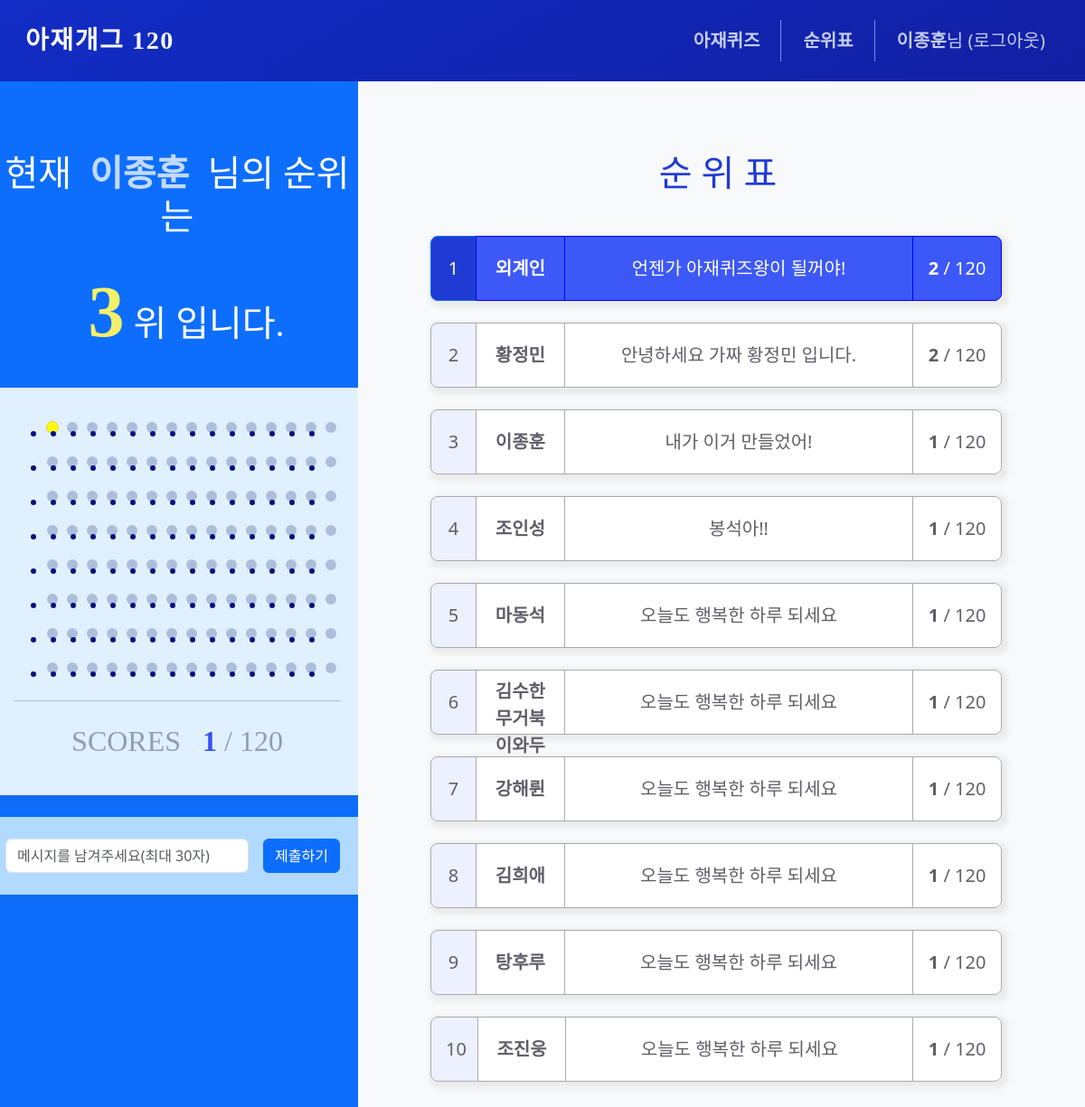
The page /rank/status/ (signed in) on the database its author committed.
### homepage/models.py (models this page shows)
class Users(db.Model):
    __tablename__ = 'users'
    id = db.Column(db.Integer, primary_key=True)
    username = db.Column(db.String(50), unique=True, nullable=False)
    password = db.Column(db.String(200), nullable=False)
    email = db.Column(db.String(120), unique=True, nullable=False)
    comment = db.Column(db.String(20), nullable=True)
    @classmethod
    def get_users_data(cls):
        users = cls.query.join(Solved, cls.id == Solved.user_id).group_by(cls.id).order_by(
            db.func.count(Solved.quiz_id).desc()
        ).all()
        for user in users:
            user.comment = user.comment or '오늘도 행복한 하루 되세요'
            user.quiz_id_count = Solved.query.filter_by(user_id=user.id).count()
        return users

### homepage/views/rank_views.py (the view)
@bp.route('/status/', methods=('GET', 'POST'))
@login_required
def rank():
    solved = Solved.query.filter_by(user_id=g.user.id).all()
    solved_quiz_ids = []
    for solve in solved:
        solved_quiz_ids.append(solve.quiz_id)
    all_user_data = Users.get_users_data()
    form = RankForm()
    if request.method == 'POST' and form.validate_on_submit():
        user = Users.query.filter_by(id=g.user.id).first()
        user.comment = form.comment.data
        db.session.commit()
        return redirect(url_for('rank.rank'))
    return render_template('rank/rank.html', solved_quiz_ids=solved_quiz_ids, all_user_data=all_user_data, form = form)

### homepage/forms.py
class RankForm(FlaskForm):
    comment = StringField('코멘트', validators=[DataRequired(), Length(max=30, message='글자수는 최대 30자까지 가능합니다.')])

### homepage/views/auth_views.py (called while the page is built)
@bp.before_app_request
def load_logged_in_user():
    user_id = session.get('user_id')
    if user_id is None:
        g.user = None
    else:
        g.user = Users.query.get(user_id)

def login_required(view):
    @functools.wraps(view)
    def wrapped_view(*args, **kwargs):
        if g.user is None:
            _next = request.url if request.method == 'GET' else ''
            return redirect(url_for('auth.login', next=_next))
        return view(*args, **kwargs)
    return wrapped_view

### homepage/templates/rank/rank.html (shortened to what this page needs)
{% extends 'base.html' %}
{% block content %}
<link rel="stylesheet" href="https://cdnjs.cloudflare.com/ajax/libs/meyer-reset/2.0/reset.min.css" />
<div class="nav-background-behind"></div>
<div class="container-fruid whole_wrap">
    <div class="row">
        <div class="col-lg-4 quiz_wrap bg-primary">
            <div class="d-flex flex-wrap justify-content-center align-items-start mx-3 my-4 p-3">
                <div class="container-fruid ms-2">
                    <div class="mx-2 my-4 text-center">
                        {% if solved_quiz_ids == [] %}
                            <h1 class="rank-text-user">현재&nbsp;&nbsp;<b class="text-white text-opacity-75">{{
                                    g.user.username }}</b>&nbsp;&nbsp;님은</h1>
                            <h1 class="rank-text-user">풀어낸 퀴즈가 없습니다.</h1>
                        {% else %}
                            <h1 class="rank-text-user">현재&nbsp;&nbsp;<b class="text-white text-opacity-75">{{
                                    g.user.username }}</b>&nbsp;&nbsp;님의 순위는</h1>
                            <h1 class="rank-text-user"><b class="rank-number-user">
                                    {% for user in all_user_data %}{% if user.id == g.user.id %}{{ loop.index }}{% endif
                                    %}{% endfor %}</b>위 입니다.</h1>
                        {% endif %}
                    </div>
                    <div class="rank-scores-box">
                        <div class="">
                            {% for i in range(1, 9)%}
                            <ul class="circles">
                                {% for j in range((15*(i-1))+1,(15*(i-1))+16) %}
                                {% if j in solved_quiz_ids %}
                                <li class="rank-circle-solved" id="score{{ j }}"></li>
                                {% else %}
                                <li class="rank-circle" id="score{{ j }}"></li>
                                {% endif %}
                                {% endfor %}
                            </ul>
                            {% endfor %}
                        </div>
                        <div class="text-center rank-scores-text">
                            <h2>SCORES&nbsp;&nbsp;&nbsp;<b class="rank-scores-number">{{
                                    solved_quiz_ids|length }}</b>&nbsp;/&nbsp;120</h2>
                        </div>
                    </div>
                    <div class="rank-input-box">
                        <form class="row g-3" method="POST" action=""
                            style="margin-bottom : calc(-1 * var(--bs-gutter-y));">
                            <div class="col-auto" style="width:72%;">
                                <input class="form-control" type="text" id="comment" name="comment"
                                    value="{{ form.comment.data or '' }}" placeholder="메시지를 남겨주세요(최대 30자)">
                            </div>
                            <div class="col-auto" style="width:28%;">
                                <button type="submit" id="messageBtn" class="btn btn-primary mb-3">제출하기</button>
                            </div>
                        </form>
                    </div>
                </div>
            </div>
        </div>
        <div class="col-sm-8 quiz_wrap bg-light">
            <div class="d-flex flex-wrap justify-content-center align-items-start mx-3 my-4 p-3">
                <div class="container">
                    <div class="mx-3 my-4 text-center">
                        <h1 class="rank-text">순 위 표</h1>
                    </div>
                    {% for user in all_user_data %}
                    <div class="row m-4 pe-4">
                        <div class="btn-group btn-group-lg rank-group" role="group" aria-label="Large button group">
                            {% if loop.index == 1 %}
                            <button type="button" class="col-1 btn btn-primary rank-1st-number" disabled>{{
                                loop.index }}</button>
                            <button type="button" class="col-2 btn btn-primary rank-1st-content" disabled><b
                                    class="fw-bold">{{user.username}}</b></button>
                            <button type="button" class="col-8 btn btn-primary rank-1st-content"
                                disabled>{{user.comment}}</button>
                            <button type="button" class="col-2 btn btn-primary rank-1st-content" disabled><b
                                    class="fw-bold">{{user.quiz_id_count}}</b> / 120</button>
                            {% else %}
                            <button type="button" class="col-1 btn btn-primary rank-nth-number" disabled>{{
                                loop.index }}</button>
                            <button type="button" class="col-2 btn btn-outline-primary rank-nth-content" disabled><b
                                    class="fw-bold">{{user.username}}</b></button>
                            <button type="button" class="col-8 btn btn-outline-primary rank-nth-content"
                                disabled>{{user.comment}}</button>
                            <button type="button" class="col-2 btn btn-outline-primary rank-nth-content" disabled><b
                                    class="fw-bold">{{user.quiz_id_count}}</b> / 120</button>
                            {% endif %}
                        </div>
                    </div>
                    {% endfor %}
                </div>
            </div>
        </div>
    </div>
</div>
{% endblock %}

### homepage/templates/base.html (shortened to what this page needs)
<!doctype html>
<html lang="ko">
<head>
    <link rel="stylesheet" href="{{ url_for('static', filename='bootstrap.min.css') }}">
    <link rel="stylesheet" href="{{ url_for('static', filename='style.css') }}">
</head>
<body>
{% include "navbar.html" %}
{% block content %}
{% endblock %}
</body>
</html>

### homepage/templates/navbar.html (shortened to what this page needs)
<nav class="navbar navbar-expand-lg navbar-light nav-gradient-background" style="
    position: absolute; width: 100%; z-index: 9999;" id="navbar">
    <div class="container-fluid">
        <a class="navbar-brand text-light fw-bold p-3 fs-3 nav-font nav-line-height"
            href="{{ url_for('main.index') }}">아재개그&nbsp;120</a>
        {% if g.user %}
        <div class="collapse navbar-collapse justify-content-end px-2 fs-5" id="navbarSupportedContent"
            style="flex-grow:0;">
            <ul class="navbar-nav me-3">
                {% if all_user_data %}
                <li class="nav-item me-3 nav-rank">
                    <a class="nav-link text-nav" href="{{ url_for('status.show') }}"><b class="fw-bold">아재퀴즈</b></a>
                </li>
                {% endif %}
                <li class="nav-item me-3 nav-rank">
                    <a class="nav-link text-nav" href="{{ url_for('rank.rank') }}"><b class="fw-bold">순위표</b></a>
                </li>
                <li class="nav-item">
                    <a class="nav-link text-nav" href="{{ url_for('auth.logout') }}"><b class="fw-bold">{{
                            g.user.username }}</b>님 (로그아웃)</a>
                </li>
            </ul>
                {% endif %}
            </div>
        </div>
</nav>

### homepage/static/style.css (style rules this page uses)
html, body { scroll-behavior: smooth; }
body { overflow: hidden; }
.rank-text { padding: 20px; font-family: 'EliceDigitalBaeum_Bold'; color: #203bd4; font-size: 2.5em; margin-right: 20px; }
.rank-text-user { padding-top: 20px; padding-bottom: 4px; font-family: 'EliceDigitalBaeum_Bold'; color: #ffffff; font-size: 2.5em; }
.rank-number-user { color:#f3f169; padding-left:20px; padding-right:10px; font-size: 2em; }
.rank-scores-number { color: #3551f1; }
.rank-scores-text { margin-top:25px; border-top: 1px solid #acbeda; padding-top:25px; font-family: 'EliceDigitalBaeum_Bold'; color: #8f9eb3; font-size: 1.2em; }
.rank-scores-box { padding: 2rem 2rem; margin-top: 2rem; border: 1px solid transparent; border-radius: 0.6rem; color: #091181; background-color: #e1f0ff; border-color: #e1e9ee; box-shadow: 3px 3px 5px 4px rgb(77, 71, 71, 0.05); }
.rank-group { height: 4.5rem; box-shadow: 3px 3px 5px 4px rgb(77, 71, 71, 0.075); padding-left: 0 !important; padding-right: 0 !important; }
.rank-circle { background-color: #acbeda; width: 12px; height: 12px; border-radius: 50%; margin: 5px; }
.rank-input-box { padding: 1.5rem 1.5rem; margin-top: 1.5rem; border-radius: 0.6rem; color: #091181; background-color: #b2daff; border-color: #e1e9ee; box-shadow: 3px 3px 5px 4px rgb(77, 71, 71, 0.05); }
.rank-1st-number:disabled { background-color: #203bd4; }
.rank-1st-content:disabled { background-color: #3c58f7; border: 1px solid blue; }
.rank-nth-number:disabled { color: #605f69; background-color: #ecf1fd; border: 1px solid #aaa; }
.rank-nth-content:disabled { color: #605f69; background-color: #fff; border: 1px solid #aaa; }
.btn-group button:disabled { opacity: 100%; }
.circles { display: flex; flex-wrap: nowrap; justify-content: center; align-items: center; }
.nav-font { font-family: 'EliceDigitalBaeum_Bold'; letter-spacing: 0.1rem; }
.nav-line-height { line-height: 1.5; }
.nav-gradient-background { background: linear-gradient(-30deg, #121b9c, #1622ce, #111a97, #122dc5); background-size: 400% 400%; animation: gradient 8s ease infinite; }
.nav-background-behind { position: fixed; width: 100%; height: 85px; }
.whole_wrap { overflow: hidden; height: 100vh; padding-top: 85px; }
.text-nav { color: #c4cef0 !important; }

### rows shown on the page
Users: user.username "이종훈", username "이종훈", comment "내가 이거 만들었어!", quiz_id_count "1"
Users: username "외계인", comment "언젠가 아재퀴즈왕이 될꺼야!", quiz_id_count "2"
Users: username "황정민", comment "안녕하세요 가짜 황정민 입니다.", quiz_id_count "2"
Users: username "조인성", comment "봉석아!!", quiz_id_count "1"
Users: username "마동석", comment "오늘도 행복한 하루 되세요", quiz_id_count "1"
Users: username "김수한무거북이와두루미", comment "오늘도 행복한 하루 되세요", quiz_id_count "1"
Users: username "강해륀", comment "오늘도 행복한 하루 되세요", quiz_id_count "1"
Users: username "김희애", comment "오늘도 행복한 하루 되세요", quiz_id_count "1"
Users: username "탕후루", comment "오늘도 행복한 하루 되세요", quiz_id_count "1"
Users: username "조진웅", comment "오늘도 행복한 하루 되세요", quiz_id_count "1"

### other values the page prints
{{ solved_quiz_ids|length }} "1"
